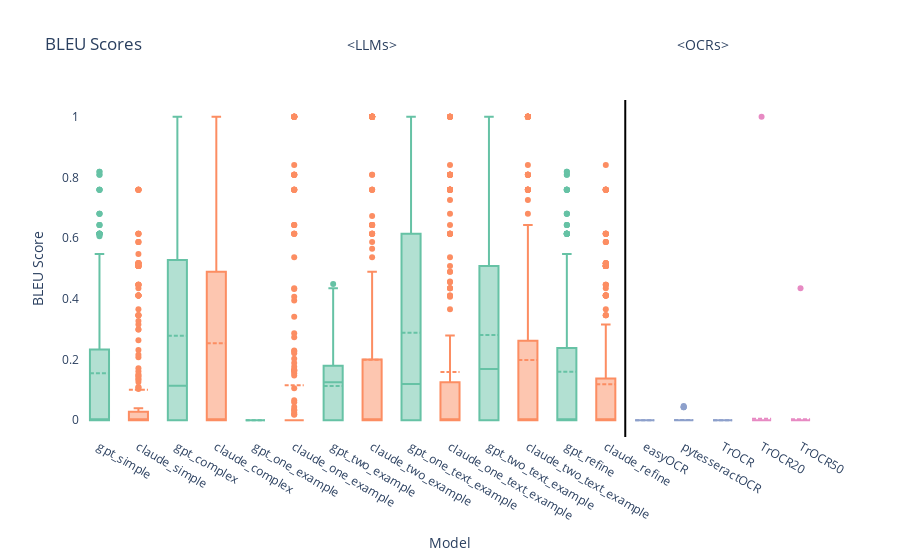

Here is the notebook cell this chart was saved with:
### Code cell
llm_order = ['gpt_simple', 'claude_simple', 'gpt_complex', 'claude_complex',
             'gpt_one_example', 'claude_one_example', 'gpt_two_example', 'claude_two_example', 
             'gpt_one_text_example', 'claude_one_text_example', 'gpt_two_text_example', 'claude_two_text_example', 
             'gpt_refine', 'claude_refine']
ocr_order = ['easyOCR', 'pytesseractOCR', 'TrOCR'] # Still need Keras
ocr_ft_order = ['TrOCR20', 'TrOCR50']


gpt_color = px.colors.qualitative.Set2[0]
claude_color = px.colors.qualitative.Set2[1]
ocr_color = px.colors.qualitative.Set2[2]
ocr_ft_color = px.colors.qualitative.Set2[3]


fig = go.Figure()

for model in llm_order:
    if 'gpt' in model:
        fig.add_trace(go.Box(
            x=bleu_df[bleu_df['model'] == model]['model'], 
            y=bleu_df[bleu_df['model'] == model]['bleu'],
            name=model,
            boxmean=True,
            marker=dict(color=gpt_color) 
        ))
    else:
        fig.add_trace(go.Box(
            x=bleu_df[bleu_df['model'] == model]['model'], 
            y=bleu_df[bleu_df['model'] == model]['bleu'],
            name=model,
            boxmean=True,
            marker=dict(color=claude_color) 
        ))
# Add traces for OCR models with a different color
for model in ocr_order:
    fig.add_trace(go.Box(
        x=bleu_df[bleu_df['model'] == model]['model'], 
        y=bleu_df[bleu_df['model'] == model]['bleu'],
        name=model,
        boxmean=True,
        marker=dict(color=ocr_color)  # Assign OCR color
    ))

# Add traces for OCR fine-tuned models with another color
for model in ocr_ft_order:
    fig.add_trace(go.Box(
        x=bleu_df[bleu_df['model'] == model]['model'], 
        y=bleu_df[bleu_df['model'] == model]['bleu'],
        name=model,
        boxmean=True,
        marker=dict(color=ocr_ft_color)  # Assign OCR fine-tuned color
    ))

# Get the start and midpoint of each group
ocr_start_index = len(llm_order)  # The first position of ocr_order
ocr_ft_start_index = ocr_start_index + len(ocr_order)  # Start of ocr_ft_order
llm_midpoint = ocr_start_index / 2  # Midpoint of LLM models for placing the text
ocr_midpoint = ocr_start_index + (len(ocr_order) / 2)  # Midpoint of OCR models for placing the text

# Update the layout with custom category ordering, vertical line, and annotations
fig.update_layout(
    title='BLEU Scores',
    xaxis_title='Model',
    yaxis_title='BLEU Score',
    plot_bgcolor='rgba(0,0,0,0)',
    xaxis=dict(
        categoryorder='array',  # Set ordering to be custom
        categoryarray=llm_order + ocr_order + ocr_ft_order  # Concatenate the model orders
    ),
    showlegend=False,
    shapes=[
        # Add a vertical line between LLM and OCR models
        dict(
            type="line",
            x0=ocr_start_index - 0.5,  # Place the line between the two groups
            x1=ocr_start_index - 0.5,
            y0=0,
            y1=1,
            xref="x",
            yref="paper",  # Stretch the line across the plot's full height
            line=dict(color="black", width=2)
        )
    ],
    annotations=[
        # Add annotation for LLMs above LLM models
        dict(
            x=llm_midpoint,  # Midpoint of LLM models
            y=1.2,  # Position above the plot
            xref='x',
            yref='paper',
            text='<LLMs>',
            showarrow=False,
            font=dict(size=14)
        ),
        # Add annotation for OCRs above OCR models
        dict(
            x=ocr_midpoint,  # Midpoint of OCR models
            y=1.2,  # Position above the plot
            xref='x',
            yref='paper',
            text='<OCRs>',
            showarrow=False,
            font=dict(size=14)
        )
    ]
)

fig.show()

### Figure 1 — Plotly figure (JSON) as saved in the notebook; plotly's stock layout.template omitted (floating-point values rounded to 4 significant figures; data arrays with more than 128 entries replaced by an {"elided": "..."} marker saying what was removed)
{"data": [{"boxmean": true, "marker": {"color": "rgb(102,194,165)"}, "name": "gpt_simple", "type": "box", "x": {"elided": "283 str values"}, "y": {"elided": "283 float values"}}, {"boxmean": true, "marker": {"color": "rgb(252,141,98)"}, "name": "claude_simple", "type": "box", "x": {"elided": "283 str values"}, "y": {"elided": "283 float values"}}, {"boxmean": true, "marker": {"color": "rgb(102,194,165)"}, "name": "gpt_complex", "type": "box", "x": {"elided": "283 str values"}, "y": {"elided": "283 float values"}}, {"boxmean": true, "marker": {"color": "rgb(252,141,98)"}, "name": "claude_complex", "type": "box", "x": {"elided": "283 str values"}, "y": {"elided": "283 float values"}}, {"boxmean": true, "marker": {"color": "rgb(102,194,165)"}, "name": "gpt_one_example", "type": "box", "x": {"elided": "282 str values"}, "y": {"elided": "282 int values"}}, {"boxmean": true, "marker": {"color": "rgb(252,141,98)"}, "name": "claude_one_example", "type": "box", "x": {"elided": "282 str values"}, "y": {"elided": "282 float values"}}, {"boxmean": true, "marker": {"color": "rgb(102,194,165)"}, "name": "gpt_two_example", "type": "box", "x": {"elided": "281 str values"}, "y": {"elided": "281 float values"}}, {"boxmean": true, "marker": {"color": "rgb(252,141,98)"}, "name": "claude_two_example", "type": "box", "x": {"elided": "281 str values"}, "y": {"elided": "281 float values"}}, {"boxmean": true, "marker": {"color": "rgb(102,194,165)"}, "name": "gpt_one_text_example", "type": "box", "x": {"elided": "282 str values"}, "y": {"elided": "282 float values"}}, {"boxmean": true, "marker": {"color": "rgb(252,141,98)"}, "name": "claude_one_text_example", "type": "box", "x": {"elided": "282 str values"}, "y": {"elided": "282 float values"}}, {"boxmean": true, "marker": {"color": "rgb(102,194,165)"}, "name": "gpt_two_text_example", "type": "box", "x": {"elided": "281 str values"}, "y": {"elided": "281 float values"}}, {"boxmean": true, "marker": {"color": "rgb(252,141,98)"}, "name": "claude_two_text_example", "type": "box", "x": {"elided": "281 str values"}, "y": {"elided": "281 float values"}}, {"boxmean": true, "marker": {"color": "rgb(102,194,165)"}, "name": "gpt_refine", "type": "box", "x": {"elided": "283 str values"}, "y": {"elided": "283 float values"}}, {"boxmean": true, "marker": {"color": "rgb(252,141,98)"}, "name": "claude_refine", "type": "box", "x": {"elided": "283 str values"}, "y": {"elided": "283 float values"}}, {"boxmean": true, "marker": {"color": "rgb(141,160,203)"}, "name": "easyOCR", "type": "box", "x": {"elided": "283 str values"}, "y": {"elided": "283 int values"}}, {"boxmean": true, "marker": {"color": "rgb(141,160,203)"}, "name": "pytesseractOCR", "type": "box", "x": {"elided": "283 str values"}, "y": {"elided": "283 float values"}}, {"boxmean": true, "marker": {"color": "rgb(141,160,203)"}, "name": "TrOCR", "type": "box", "x": {"elided": "283 str values"}, "y": {"elided": "283 int values"}}, {"boxmean": true, "marker": {"color": "rgb(231,138,195)"}, "name": "TrOCR20", "type": "box", "x": {"elided": "210 str values"}, "y": {"elided": "210 int values"}}, {"boxmean": true, "marker": {"color": "rgb(231,138,195)"}, "name": "TrOCR50", "type": "box", "x": {"elided": "131 str values"}, "y": {"elided": "131 float values"}}], "layout": {"annotations": [{"font": {"size": 14}, "showarrow": false, "text": "<LLMs>", "x": 7, "xref": "x", "y": 1.2, "yref": "paper"}, {"font": {"size": 14}, "showarrow": false, "text": "<OCRs>", "x": 15.5, "xref": "x", "y": 1.2, "yref": "paper"}], "plot_bgcolor": "rgba(0,0,0,0)", "shapes": [{"line": {"color": "black", "width": 2}, "type": "line", "x0": 13.5, "x1": 13.5, "xref": "x", "y0": 0, "y1": 1, "yref": "paper"}], "showlegend": false, "title": {"text": "BLEU Scores"}, "xaxis": {"categoryarray": ["gpt_simple", "claude_simple", "gpt_complex", "claude_complex", "gpt_one_example", "claude_one_example", "gpt_two_example", "claude_two_example", "gpt_one_text_example", "claude_one_text_example", "gpt_two_text_example", "claude_two_text_example", "gpt_refine", "claude_refine", "easyOCR", "pytesseractOCR", "TrOCR", "TrOCR20", "TrOCR50"], "categoryorder": "array", "title": {"text": "Model"}}, "yaxis": {"title": {"text": "BLEU Score"}}}}
